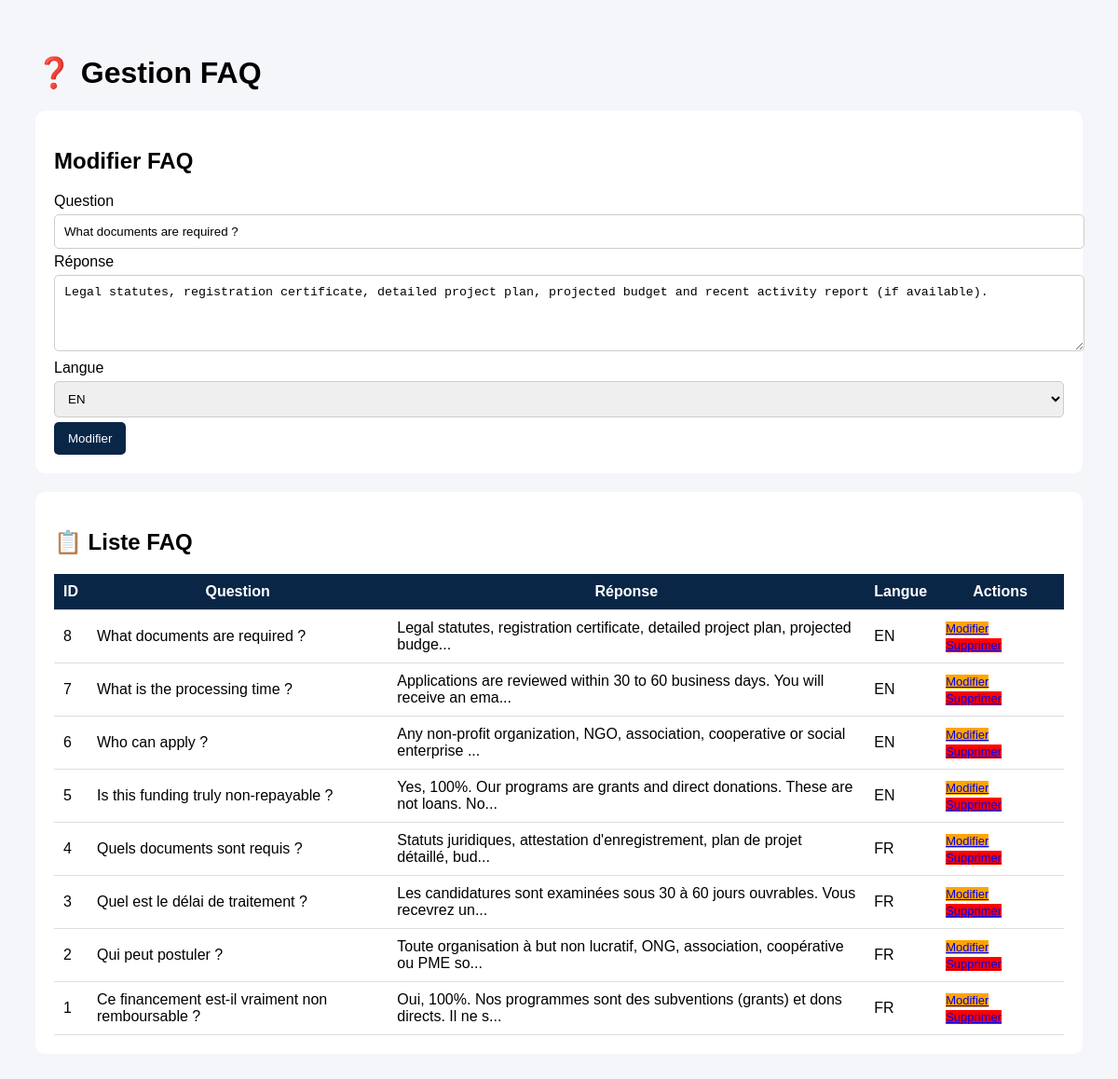
Screenshot of /admin/faq.php?edit=8 (signed in) with the database file from the repository.
### tables this page shows
CREATE TABLE IF NOT EXISTS faq (
  id INT AUTO_INCREMENT PRIMARY KEY,
  lang VARCHAR(10) NOT NULL,
  question TEXT NOT NULL,
  answer TEXT NOT NULL,
  sort_order INT DEFAULT 0,
  is_active TINYINT(1) DEFAULT 1
);

### admin/faq.php (the view, shortened to what this page needs)
<?php
$db = getDB();
$editFaq = null;
if (isset($_GET['edit'])) {
    $id = (int) $_GET['edit'];
    $stmt = $db->prepare("SELECT * FROM faq WHERE id=?");
    $stmt->execute([$id]);
    $editFaq = $stmt->fetch();
}
$faqs = $db->query("SELECT * FROM faq ORDER BY id DESC")->fetchAll();
?>
<!DOCTYPE html>
<html lang="fr">
<head>
</head>
<body>
<div class="container">
<h1>❓ Gestion FAQ</h1>
<div class="card">
<h2><?= $editFaq ? "Modifier FAQ" : "Ajouter FAQ" ?></h2>
<form method="POST">
<label>Question</label>
<input type="text" name="question" required
value="<?= htmlspecialchars($editFaq['question'] ?? '') ?>">
<label>Réponse</label>
<textarea name="answer" rows="4" required><?= htmlspecialchars($editFaq['answer'] ?? '') ?></textarea>
<label>Langue</label>
<select name="lang">
<option value="en" <?= ($editFaq['lang'] ?? '')=='en'?'selected':'' ?>>EN</option>
</select>
<button type="submit">
<?= $editFaq ? "Modifier" : "Ajouter" ?>
</button>
</form>
</div>
<div class="card">
<h2>📋 Liste FAQ</h2>
<table>
<tr>
<th>ID</th>
<th>Question</th>
<th>Réponse</th>
<th>Langue</th>
<th>Actions</th>
</tr>
<?php foreach($faqs as $f): ?>
<tr>
<td><?= $f['id'] ?></td>
<td><?= htmlspecialchars($f['question']) ?></td>
<td><?= htmlspecialchars(substr($f['answer'],0,80)) ?>...</td>
<td><?= strtoupper($f['lang']) ?></td>
<td class="actions">
<a href="?edit=<?= $f['id'] ?>" class="btn-edit">Modifier</a>
<a href="?delete=<?= $f['id'] ?>" class="btn-del"
onclick="return confirm('Supprimer cette FAQ ?')">
Supprimer
</a>
</td>
</tr>
<?php endforeach; ?>
</table>
</div>
</div>
</body>
</html>

### admin/faq.php (style rules this page uses)
body { font-family:Arial;background:#f5f6fa }
.container { padding:30px }
.card { background:#fff;padding:20px;border-radius:10px;margin-bottom:20px }
table { width:100%;border-collapse:collapse }
th,td { padding:10px;border-bottom:1px solid #ddd }
th { background:#0A2647;color:#fff }
input,textarea,select { width:100%; padding:10px; margin:5px 0; border:1px solid #ccc; border-radius:5px; }
button { padding:10px 15px; background:#0A2647; color:#fff; border:none; border-radius:5px; cursor:pointer; }
.btn-del { background:red }
.btn-edit { background:orange }
.actions a { margin-right:10px;font-size:13px }

### rows the page displays
faq: question "What documents are required ?", answer "Legal statutes, registration certificate, detailed project plan, projected budget and recent activity report (if available).", lang "EN", id "8", answer "Legal statutes, registration certificate, detailed project plan, projected budge"
faq: id "7", question "What is the processing time ?", answer "Applications are reviewed within 30 to 60 business days. You will receive an ema", lang "EN"
faq: id "6", question "Who can apply ?", answer "Any non-profit organization, NGO, association, cooperative or social enterprise", lang "EN"
faq: id "5", question "Is this funding truly non-repayable ?", answer "Yes, 100%. Our programs are grants and direct donations. These are not loans. No", lang "EN"
faq: id "4", question "Quels documents sont requis ?", answer "Statuts juridiques, attestation d'enregistrement, plan de projet détaillé, bud", lang "FR"
faq: id "3", question "Quel est le délai de traitement ?", answer "Les candidatures sont examinées sous 30 à 60 jours ouvrables. Vous recevrez un", lang "FR"
faq: id "2", question "Qui peut postuler ?", answer "Toute organisation à but non lucratif, ONG, association, coopérative ou PME so", lang "FR"
faq: id "1", question "Ce financement est-il vraiment non remboursable ?", answer "Oui, 100%. Nos programmes sont des subventions (grants) et dons directs. Il ne s", lang "FR"
